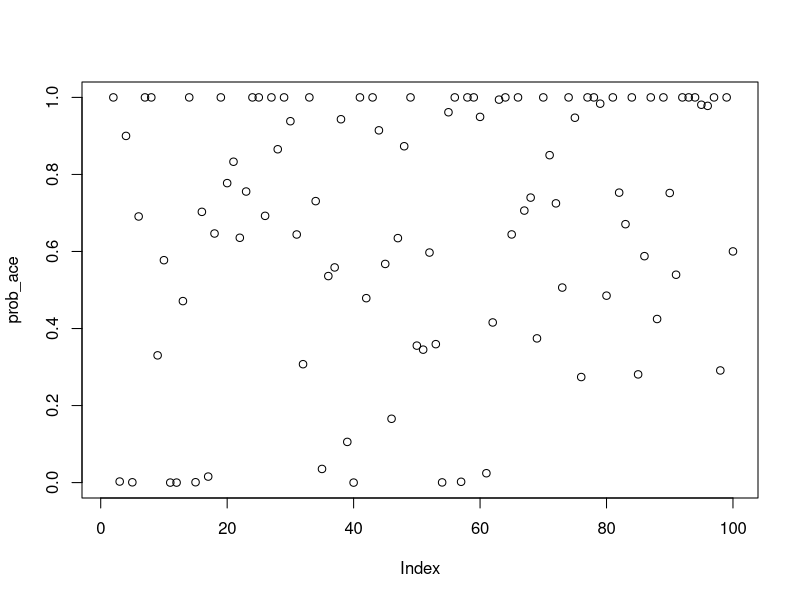
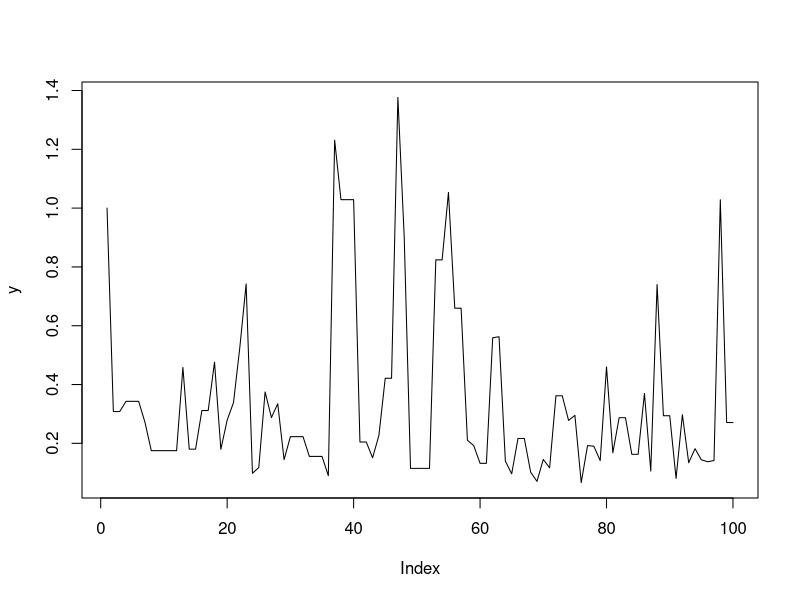
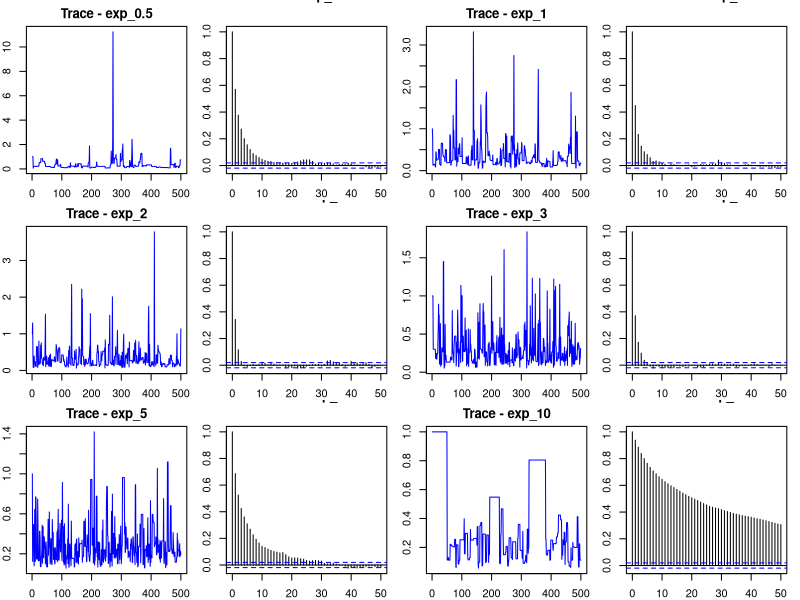
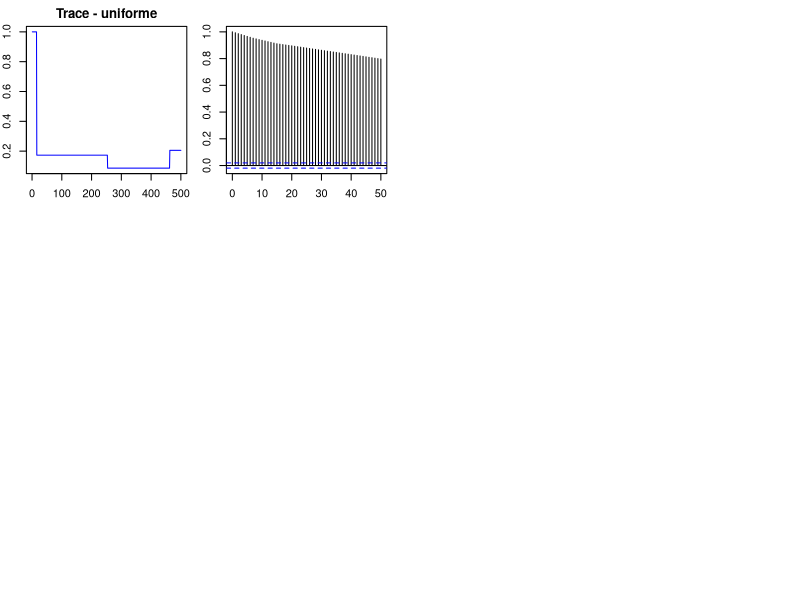

Write R code to recreate these figures, in order.
fdpfunction<-function(nu,x) x^{-nu/2-1}*exp(-1/(2*x))
#
iter<-100
y<-NULL
prob_ace<-NULL
y[1]<-1
aceit<-0
set.seed(100)
lambda <- 3
for (i in 2:iter){
	x_prop<-rexp(1,lambda)
	u<-runif(1,0,1)
	prob_ace[i]<-min(1,fdpfunction(5,x_prop)/fdpfunction(5,y[i-1]) * exp(lambda*(x_prop - y[i-1])))
	if (u<=prob_ace[i]){
		y[i]<-x_prop
		aceit<-aceit+1} else y[i]<-y[i-1]}
plot(prob_ace)
taxa_aceit<-aceit/iter
taxa_aceit
plot(y,type='l')


# Função alvo (núcleo da distribuição Inverse Gamma)
fdpfunction <- function(nu, x) {
  x^(-nu/2 - 1) * exp(-1 / (2 * x))
}

# Função que roda o MCMC com a proposta EXPONENCIAL corrigida
run_mcmc_exp <- function(lambda, iter = 5000, nu = 5, inicio = 1) {
  y <- numeric(iter)
  y[1] <- inicio
  aceit <- 0
  
  for (i in 2:iter) {
    # 1. Propor um valor da Exponencial(lambda)
    x_prop <- rexp(1, rate = lambda)
    
    # 2. Razão de verossimilhança (alvo)
    log_target_ratio <- log(fdpfunction(nu, x_prop)) - log(fdpfunction(nu, y[i-1]))
    
    # 3. Razão das propostas (CORREÇÃO para assimetria)
    # q(atual | prop) / q(prop | atual) = exp(lambda * (x_prop - atual))
    log_q_ratio <- lambda * (x_prop - y[i-1])
    
    # 4. Log da probabilidade de aceitação
    log_alpha <- min(0, log_target_ratio + log_q_ratio)
    
    # 5. Decidir se aceita
    if (log(runif(1)) <= log_alpha) {
      y[i] <- x_prop
      aceit <- aceit + 1
    } else {
      y[i] <- y[i-1]
    }
  }
  
  return(list(chain = y, acceptance_rate = aceit / iter))
}

# Função que roda o MCMC com a proposta UNIFORME original (simétrica, sem correção)
run_mcmc_unif <- function(iter = 5000, nu = 5, inicio = 1) {
  y <- numeric(iter)
  y[1] <- inicio
  aceit <- 0
  
  for (i in 2:iter) {
    x_prop <- runif(1, 0, 100)
    log_target_ratio <- log(fdpfunction(nu, x_prop)) - log(fdpfunction(nu, y[i-1]))
    log_alpha <- min(0, log_target_ratio) # Razão das propostas = 1 (Uniforme simétrica)
    
    if (log(runif(1)) <= log_alpha) {
      y[i] <- x_prop
      aceit <- aceit + 1
    } else {
      y[i] <- y[i-1]
    }
  }
  
  return(list(chain = y, acceptance_rate = aceit / iter))
}

# ----------------------------------------------
# 1. TESTAR VÁRIOS LAMBDAS
# ----------------------------------------------
lambdas <- c(0.5, 1, 2, 3, 5, 10)
resultados <- list()

set.seed(123) # para reprodutibilidade
for (lam in lambdas) {
  cat("\nRodando para lambda =", lam, "...\n")
  resultados[[paste0("exp_", lam)]] <- run_mcmc_exp(lambda = lam, iter = 10000)
}

# Rodar também a Uniforme para comparação
resultados[["uniforme"]] <- run_mcmc_unif(iter = 10000)

# ----------------------------------------------
# 2. VISUALIZAR OS RESULTADOS
# ----------------------------------------------

# a) Taxas de Aceitação
cat("\n========== TAXAS DE ACEITAÇÃO ==========\n")
for (nome in names(resultados)) {
  cat(sprintf("%s: %.2f%%\n", nome, resultados[[nome]]$acceptance_rate * 100))
}

# b) Gráficos de Convergência (Trace) e Autocorrelação
par(mfrow = c(3, 4), mar = c(2, 2, 2, 1))
for (nome in names(resultados)) {
  chain <- resultados[[nome]]$chain
  # Trace plot (primeiras 500 iterações para visualizar bem)
  plot(chain[1:500], type = "l", main = paste("Trace -", nome), 
       xlab = "Iteração", ylab = "Valor", col = "blue")
  # Autocorrelação (até lag 50)
  acf(chain, lag.max = 50, main = paste("ACF -", nome))
}
par(mfrow = c(1, 1))
